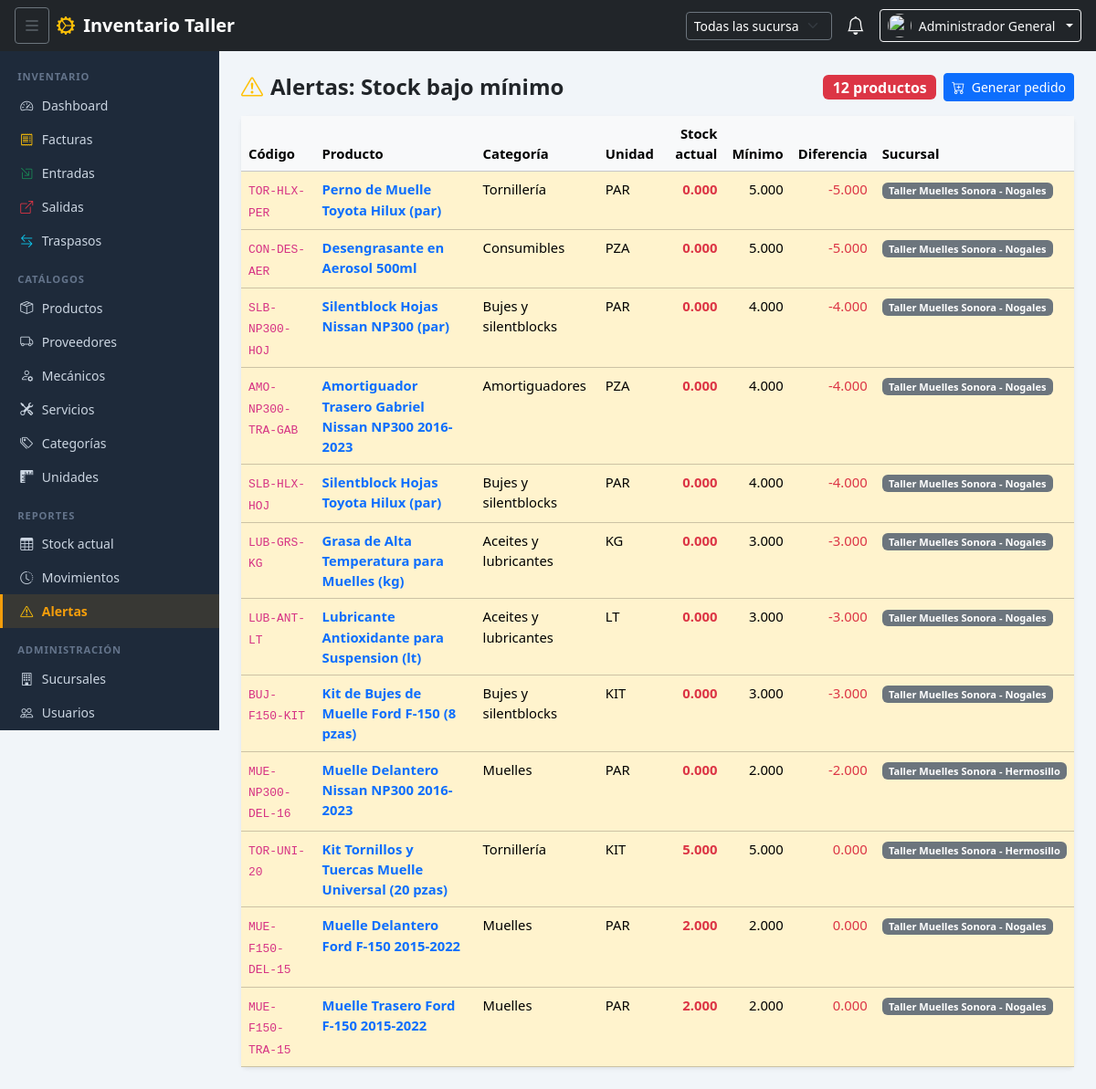
/?modulo=reportes&accion=alertas (signed in), run on the app's committed database.
### tables this page shows
CREATE TABLE `stock_sucursal` (
  `producto_id` int(10) unsigned NOT NULL,
  `sucursal_id` tinyint(3) unsigned NOT NULL,
  `cantidad` decimal(10,3) NOT NULL DEFAULT 0.000,
  `updated_at` datetime NOT NULL DEFAULT current_timestamp() ON UPDATE current_timestamp(),
  PRIMARY KEY (`producto_id`,`sucursal_id`),
  KEY `fk_ss_suc` (`sucursal_id`),
  CONSTRAINT `fk_ss_prod` FOREIGN KEY (`producto_id`) REFERENCES `productos` (`id`) ON DELETE CASCADE,
  CONSTRAINT `fk_ss_suc` FOREIGN KEY (`sucursal_id`) REFERENCES `sucursales` (`id`)
);

CREATE TABLE `productos` (
  `id` int(10) unsigned NOT NULL AUTO_INCREMENT,
  `codigo` varchar(60) NOT NULL,
  `codigo_alterno` varchar(60) DEFAULT NULL,
  `nombre` varchar(200) NOT NULL,
  `descripcion` text DEFAULT NULL,
  `categoria_id` smallint(5) unsigned DEFAULT NULL,
  `unidad_id` tinyint(3) unsigned NOT NULL DEFAULT 1,
  `proveedor_id` int(10) unsigned DEFAULT NULL,
  `precio_costo` decimal(12,2) NOT NULL DEFAULT 0.00,
  `precio_venta` decimal(12,2) NOT NULL DEFAULT 0.00,
  `stock_minimo` decimal(10,3) NOT NULL DEFAULT 1.000,
  `activo` tinyint(1) NOT NULL DEFAULT 1,
  `created_at` datetime NOT NULL DEFAULT current_timestamp(),
  `updated_at` datetime NOT NULL DEFAULT current_timestamp() ON UPDATE current_timestamp(),
  PRIMARY KEY (`id`),
  UNIQUE KEY `uq_prod_codigo` (`codigo`),
  KEY `idx_prod_codigo_alt` (`codigo_alterno`),
  KEY `idx_prod_categoria` (`categoria_id`),
  KEY `idx_prod_nombre` (`nombre`),
  KEY `fk_prod_uni` (`unidad_id`),
  KEY `fk_prod_prov` (`proveedor_id`),
  CONSTRAINT `fk_prod_cat` FOREIGN KEY (`categoria_id`) REFERENCES `categorias` (`id`) ON DELETE SET NULL ON UPDATE CASCADE,
  CONSTRAINT `fk_prod_prov` FOREIGN KEY (`proveedor_id`) REFERENCES `proveedores` (`id`) ON DELETE SET NULL ON UPDATE CASCADE,
  CONSTRAINT `fk_prod_uni` FOREIGN KEY (`unidad_id`) REFERENCES `unidades` (`id`) ON UPDATE CASCADE
);

CREATE TABLE `sucursales` (
  `id` tinyint(3) unsigned NOT NULL AUTO_INCREMENT,
  `nombre` varchar(100) NOT NULL,
  `ciudad` varchar(80) NOT NULL,
  `direccion` varchar(255) DEFAULT NULL,
  `telefono` varchar(20) DEFAULT NULL,
  `activa` tinyint(1) NOT NULL DEFAULT 1,
  `created_at` datetime NOT NULL DEFAULT current_timestamp(),
  `foto` varchar(255) DEFAULT NULL,
  `latitud` decimal(10,7) DEFAULT NULL,
  `longitud` decimal(10,7) DEFAULT NULL,
  PRIMARY KEY (`id`)
);

### core/Controller.php (called while the page is built, shortened)
<?php
class Controller
{
    protected function render(string $vista, array $datos = []): void
    {
        require_once BASE_PATH . '/shared/views/layout.php';
    }
}

### modules/reportes/ReporteController.php (called while the page is built, shortened)
<?php
require_once BASE_PATH . '/core/Controller.php';
require_once BASE_PATH . '/modules/reportes/ReporteModel.php';
class ReporteController extends Controller
{
    private ReporteModel $model;
    public function __construct()
    {
        $this->model = new ReporteModel();
    }
    public function alertas(): void
    {
        $sucursal_id = Auth::sucursalFiltro();
        $datos       = $this->model->getAlertasStock($sucursal_id);
        $this->render('reportes/alertas', compact('titulo','datos','vistaPath'));
    }
}

### core/Router.php (called while the page is built, shortened)
<?php
class Router
{
    public static function dispatch(): void
    {
        $accion = filter_input(INPUT_GET, 'accion', FILTER_SANITIZE_SPECIAL_CHARS) ?? 'index';
        $controller = new $clase();
        $metodo = self::sanitizarMetodo($accion);
        $controller->$metodo();
    }
    private static function sanitizarMetodo(string $accion): string
    {
        $partes = explode('_', preg_replace('/[^a-z0-9_]/', '', strtolower($accion)));
        $metodo = array_shift($partes);
        return $metodo;
    }
}

### index.php (called while the page is built, shortened)
<?php
require_once BASE_PATH . '/core/Session.php';
require_once BASE_PATH . '/core/Auth.php';
require_once BASE_PATH . '/core/Model.php';
require_once BASE_PATH . '/core/Controller.php';
require_once BASE_PATH . '/core/Router.php';
Router::dispatch();

### core/Model.php (called while the page is built, shortened)
<?php
class Model
{
    protected PDO $db;
    public function __construct()
    {
        $this->db = Database::getInstance();
    }
    protected function query(string $sql, array $params = []): PDOStatement
    {
        $stmt = $this->db->prepare($sql);
        $stmt->execute($params);
        return $stmt;
    }
    protected function fetchAll(string $sql, array $params = []): array
    {
        return $this->query($sql, $params)->fetchAll();
    }
}

### config/database.example.php (called while the page is built, shortened)
<?php
class Database
{
    private static ?PDO $instance = null;
    public static function getInstance(): PDO
    {
        if (self::$instance === null) {
            $dsn = sprintf(
                'mysql:host=%s;dbname=%s;charset=%s',
                DB_HOST, DB_NAME, DB_CHARSET
            );
            self::$instance = new PDO($dsn, DB_USER, DB_PASS, [
                PDO::ATTR_ERRMODE            => PDO::ERRMODE_EXCEPTION,
                PDO::ATTR_DEFAULT_FETCH_MODE => PDO::FETCH_ASSOC,
                PDO::ATTR_EMULATE_PREPARES   => false,
            ]);
        }
        return self::$instance;
    }
}

### modules/reportes/ReporteModel.php (called while the page is built, shortened)
<?php
require_once BASE_PATH . '/core/Model.php';
class ReporteModel extends Model
{
    public function getAlertasStock(?int $sucursal_id): array
    {
        $where  = 'WHERE p.activo = 1 AND ss.cantidad <= p.stock_minimo';
        $params = [];
        return $this->fetchAll(
            "SELECT p.id, p.codigo, p.nombre, COALESCE(c.nombre,'—') AS categoria,
                    COALESCE(u.clave,'PZA') AS unidad,
                    ss.cantidad AS stock_actual, p.stock_minimo,
                    su.nombre AS sucursal,
                    (ss.cantidad - p.stock_minimo) AS diferencia
             FROM stock_sucursal ss
             INNER JOIN productos p   ON p.id  = ss.producto_id
             INNER JOIN sucursales su ON su.id = ss.sucursal_id
             LEFT  JOIN categorias c  ON c.id  = p.categoria_id
             LEFT  JOIN unidades   u  ON u.id  = p.unidad_id
             {$where}
             ORDER BY diferencia ASC",
            $params
        );
    }
}

### core/Session.php (called while the page is built, shortened)
<?php
class Session
{
    public static function get(string $key, mixed $default = null): mixed
    {
        return $_SESSION[$key] ?? $default;
    }
}

### core/Auth.php (called while the page is built, shortened)
<?php
class Auth
{
    public static function esAdmin(): bool
    {
        return Session::get('usuario_rol') === ROL_ADMIN;
    }
    public static function sucursalFiltro(): ?int
    {
        if (self::esAdmin()) {
            $sid = filter_input(INPUT_GET, 'sucursal_id', FILTER_VALIDATE_INT);
            return $sid ?: null;
        }
        return (int) Session::get('usuario_sucursal_id');
    }
}

### modules/reportes/views/alertas.php (the view)
<div class="d-flex justify-content-between align-items-center mb-3 flex-wrap gap-2">
    <h4 class="fw-bold mb-0"><i class="bi bi-exclamation-triangle text-warning me-2"></i>Alertas: Stock bajo mínimo</h4>
    <div class="d-flex align-items-center gap-2">
        <span class="badge bg-danger fs-6"><?= count($datos) ?> productos</span>
        <?php if (!empty($datos)): ?>
        <a href="<?= $appUrl ?>/?modulo=reportes&accion=pedido<?= !empty($_GET['sucursal_id']) ? '&sucursal_id='.(int)$_GET['sucursal_id'] : '' ?>"
           class="btn btn-primary btn-sm" target="_blank">
            <i class="bi bi-cart-plus me-1"></i> Generar pedido
        </a>
        <?php endif; ?>
    </div>
</div>
<?php if (empty($datos)): ?>
<div class="alert alert-success">
    <i class="bi bi-check-circle me-2"></i>
    <strong>¡Excelente!</strong> No hay productos con stock bajo el mínimo establecido.
</div>
<?php else: ?>
<div class="card border-0 shadow-sm">
    <div class="card-body p-0">
        <div class="table-responsive">
            <table class="table table-hover mb-0">
                <thead class="table-light">
                    <tr><th>Código</th><th>Producto</th><th>Categoría</th><th>Unidad</th>
                        <th class="text-end">Stock actual</th><th class="text-end">Mínimo</th>
                        <th class="text-end">Diferencia</th><th>Sucursal</th></tr>
                </thead>
                <tbody>
                <?php foreach ($datos as $d): ?>
                <tr class="table-warning">
                    <td><code><?= htmlspecialchars($d['codigo']) ?></code></td>
                    <td>
                        <a href="<?= $appUrl ?>/?modulo=productos&accion=detalle&id=<?= $d['id'] ?>" class="text-decoration-none fw-semibold">
                            <?= htmlspecialchars($d['nombre']) ?>
                        </a>
                    </td>
                    <td><?= htmlspecialchars($d['categoria']) ?></td>
                    <td><?= htmlspecialchars($d['unidad']) ?></td>
                    <td class="text-end text-danger fw-bold"><?= number_format($d['stock_actual'],3) ?></td>
                    <td class="text-end"><?= number_format($d['stock_minimo'],3) ?></td>
                    <td class="text-end text-danger"><?= number_format($d['diferencia'],3) ?></td>
                    <td><span class="badge bg-secondary"><?= htmlspecialchars($d['sucursal']) ?></span></td>
                </tr>
                <?php endforeach; ?>
                </tbody>
            </table>
        </div>
    </div>
</div>
<?php endif; ?>

### assets/css/app.css (style rules this page uses)
:root { --sidebar-width: 240px; --navbar-height: 56px; --color-primary: #f59e0b; --color-sidebar-bg: #1e2a3a; --color-sidebar-text: #cbd5e1; --color-sidebar-active: #f59e0b; }
body { background: #f1f5f9; font-size: .925rem; }

### data on the page
stock_sucursal: producto.codigo "TOR-HLX-PER", producto.nombre "Perno de Muelle Toyota Hilux (par)", categoria "Tornillería", unidad "PAR", cantidad "0.000", producto.stock_minimo "5.000", diferencia "-5.000", sucursal.nombre "Taller Muelles Sonora - Nogales"
stock_sucursal: producto.codigo "CON-DES-AER", producto.nombre "Desengrasante en Aerosol 500ml", categoria "Consumibles", unidad "PZA", cantidad "0.000", producto.stock_minimo "5.000", diferencia "-5.000", sucursal.nombre "Taller Muelles Sonora - Nogales"
stock_sucursal: producto.codigo "SLB-NP300-HOJ", producto.nombre "Silentblock Hojas Nissan NP300 (par)", categoria "Bujes y silentblocks", unidad "PAR", cantidad "0.000", producto.stock_minimo "4.000", diferencia "-4.000", sucursal.nombre "Taller Muelles Sonora - Nogales"
stock_sucursal: producto.codigo "AMO-NP300-TRA-GAB", producto.nombre "Amortiguador Trasero Gabriel Nissan NP300 2016-2023", categoria "Amortiguadores", unidad "PZA", cantidad "0.000", producto.stock_minimo "4.000", diferencia "-4.000", sucursal.nombre "Taller Muelles Sonora - Nogales"
stock_sucursal: producto.codigo "SLB-HLX-HOJ", producto.nombre "Silentblock Hojas Toyota Hilux (par)", categoria "Bujes y silentblocks", unidad "PAR", cantidad "0.000", producto.stock_minimo "4.000", diferencia "-4.000", sucursal.nombre "Taller Muelles Sonora - Nogales"
stock_sucursal: producto.codigo "LUB-GRS-KG", producto.nombre "Grasa de Alta Temperatura para Muelles (kg)", categoria "Aceites y lubricantes", unidad "KG", cantidad "0.000", producto.stock_minimo "3.000", diferencia "-3.000", sucursal.nombre "Taller Muelles Sonora - Nogales"
stock_sucursal: producto.codigo "LUB-ANT-LT", producto.nombre "Lubricante Antioxidante para Suspension (lt)", categoria "Aceites y lubricantes", unidad "LT", cantidad "0.000", producto.stock_minimo "3.000", diferencia "-3.000", sucursal.nombre "Taller Muelles Sonora - Nogales"
stock_sucursal: producto.codigo "BUJ-F150-KIT", producto.nombre "Kit de Bujes de Muelle Ford F-150 (8 pzas)", categoria "Bujes y silentblocks", unidad "KIT", cantidad "0.000", producto.stock_minimo "3.000", diferencia "-3.000", sucursal.nombre "Taller Muelles Sonora - Nogales"
stock_sucursal: producto.codigo "MUE-NP300-DEL-16", producto.nombre "Muelle Delantero Nissan NP300 2016-2023", categoria "Muelles", unidad "PAR", cantidad "0.000", producto.stock_minimo "2.000", diferencia "-2.000", sucursal.nombre "Taller Muelles Sonora - Hermosillo"
stock_sucursal: producto.codigo "TOR-UNI-20", producto.nombre "Kit Tornillos y Tuercas Muelle Universal (20 pzas)", categoria "Tornillería", unidad "KIT", cantidad "5.000", producto.stock_minimo "5.000", diferencia "0.000", sucursal.nombre "Taller Muelles Sonora - Hermosillo"
stock_sucursal: producto.codigo "MUE-F150-DEL-15", producto.nombre "Muelle Delantero Ford F-150 2015-2022", categoria "Muelles", unidad "PAR", cantidad "2.000", producto.stock_minimo "2.000", diferencia "0.000", sucursal.nombre "Taller Muelles Sonora - Nogales"
stock_sucursal: producto.codigo "MUE-F150-TRA-15", producto.nombre "Muelle Trasero Ford F-150 2015-2022", categoria "Muelles", unidad "PAR", cantidad "2.000", producto.stock_minimo "2.000", diferencia "0.000", sucursal.nombre "Taller Muelles Sonora - Nogales"

### other printed values
$appName "Inventario Taller"
$usuario['nombre'] "Administrador General"
count($datos) "12"
